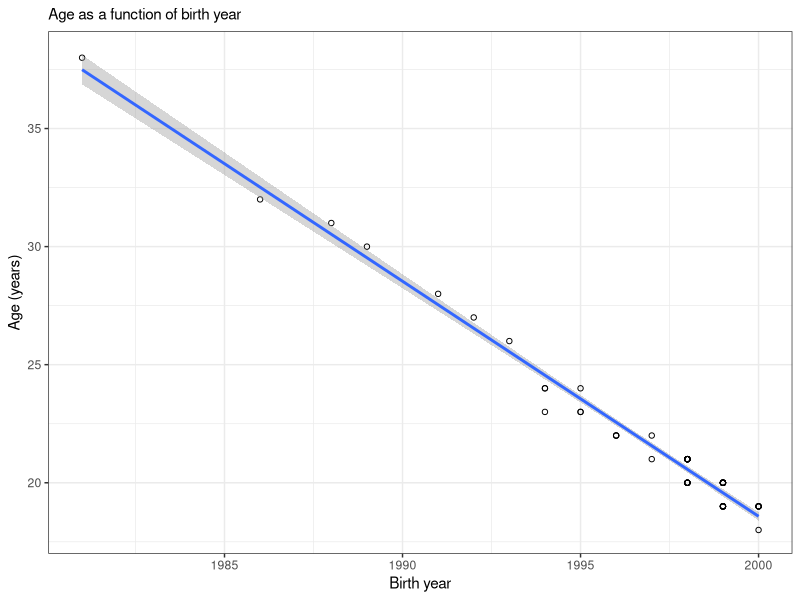
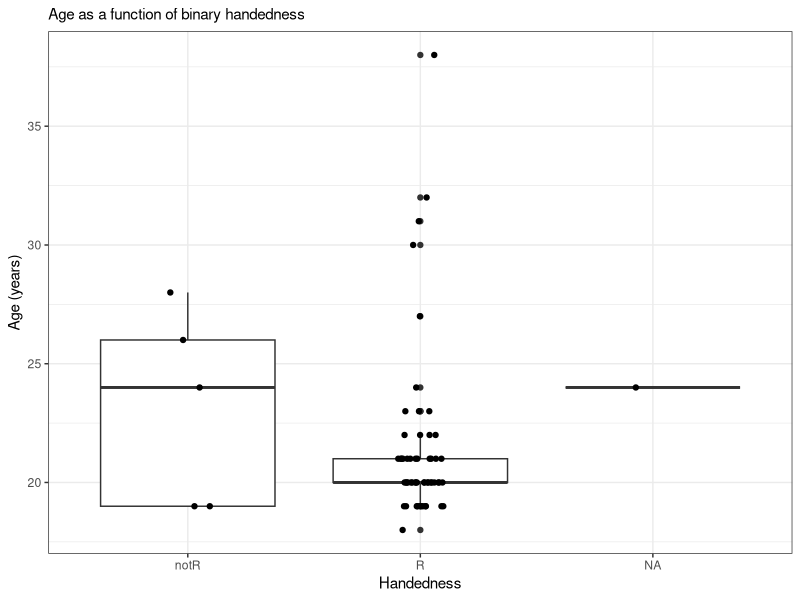

These charts were generated, in order, by the following R code:
## ---- chunk 1
knitr::opts_chunk$set(echo = TRUE)
require(tidyverse)
## ---- chunk 2
IntroSurvey <- read_csv("../classdata_2019.csv")
## ---- chunk 3
IntroSurvey <- mutate(IntroSurvey,
                      regret_total = (regret1 + regret2 + regret3 + regret4 + regret5) / 5,
                      maxi_total = (maxi1 + maxi2 + maxi3 + maxi4 + maxi5 + maxi6) / 6,
                      maxi_as = (maxi1 + maxi3) / 2,
                      maxi_dd = (maxi2 + maxi5) / 2,
                      maxi_hs = (maxi4 + maxi6) / 2)
## ---- chunk 4
IntroSurvey <- mutate(IntroSurvey,
                      dec_mode_binary = ifelse(startsWith(dec_mode, "calculation-based"),
                                          "calc",
                                          "not-calc"),
                      school_binary = ifelse(school %in% c("Barnard", "CC"),
                                             "B_CC",
                                             "GS_SPS"),
                      handed_binary = ifelse(handed == "R",
                                             "R",
                                             "notR"))
## ---- chunk 5
# First, create a summary dataframe to hold the relevant info
age_summary <- summarize(IntroSurvey,
                         mean_age = mean(age, na.rm = TRUE),
                         sd_age = sd(age, na.rm = TRUE),
                         no_responses_age = sum(is.na(age)))

# Then print the dataframe to show the summary values inside
age_summary
## ---- chunk 6
gender_count <- count(IntroSurvey,
                     gender)

gender_count
## ---- chunk 7
cor_summaries <- summarize(IntroSurvey,
                               mean_var1 = mean(age, na.rm = TRUE),
                               sd_var1 = sd(age, na.rm = TRUE),
                               mean_var2 = mean(birthyear, na.rm = TRUE),
                               sd_var2 = sd(birthyear, na.rm = TRUE))

cor_summaries
## ---- chunk 8
cor_report <- cor.test(~ age + birthyear, method = "pearson", data = IntroSurvey)

cor_report
## ---- chunk 9
cor_report$estimate
## ---- chunk 10
cor_report$p.value
## ---- chunk 11
t_test_summaries <- IntroSurvey %>%
  group_by(handed_binary) %>%
  summarize(count_dv = n(),
            mean_dv = mean(age, na.rm = TRUE),
            sd_dv = sd(age, na.rm = TRUE))

t_test_summaries
## ---- chunk 12
t_test_report <- t.test(age ~ handed_binary, data = IntroSurvey)

t_test_report
## ---- chunk 13
t_test_report$estimate
## ---- chunk 14
t_test_report$statistic
## ---- chunk 15
t_test_report$p.value
## ---- chunk 16
bwtheme <- theme_bw() + 
  theme(strip.background = element_rect(fill = 'white')) +
  theme(plot.title = element_text(size = rel(1))) + 
  theme(axis.title = element_text(size = rel(1)))
## ---- chunk 17
ggplot(IntroSurvey, aes(x = birthyear, y = age)) +
  geom_point(shape = 1) +
  geom_smooth(method = lm) +
  # labs() lets you modify various labels in a ggplot
  labs(title = "Age as a function of birth year",
       x = "Birth year",
       y = "Age (years)") +
  bwtheme
## ---- chunk 18
ggplot(IntroSurvey, aes(x = handed_binary, y = age)) +
  geom_boxplot() +
  geom_jitter(position=position_jitter(width = .1, height = 0)) +
  labs(title = "Age as a function of binary handedness",
       x = "Handedness",
       y = "Age (years)") +
  bwtheme
